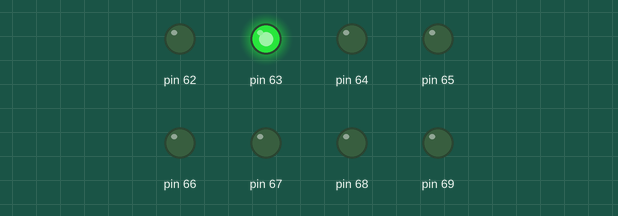
A sketch run on a simulated Arduino Mega 2560, built with avr-gcc and run on an emulated ATmega2560. On the bench: output pins drawn as LEDs (lit = HIGH).

Above: at 0.1 s.
At 0.98 s:
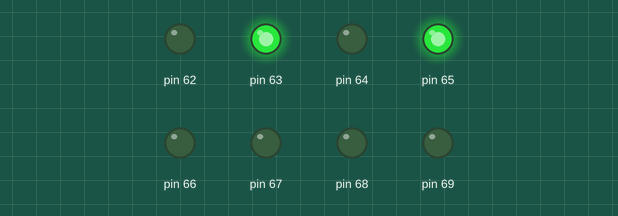
At 2.51 s:
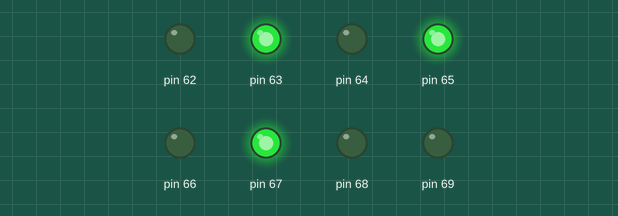
Timing chart, 0 to 3.0 s (numbered marks = the images above):
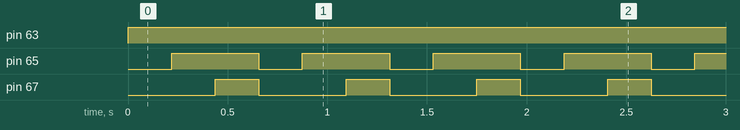

Measured:
- by itself, pin 63: LOW → HIGH at 0.00 s
- by itself, pin 65: alternates HIGH for 0.44 s and LOW for 0.22 s
- by itself, pin 67: alternates HIGH for 0.22 s and LOW for 0.44 s

The sketch:

sketch.ino
```cpp
void setup() {
  // put your setup code here, to run once:
  volatile char *ddr_k=(char*)0x107;
  *ddr_k=0xff;

}

void loop() {
  // put your main code here, to run repeatedly:
  volatile char *port_k=(char*)0x108;

 volatile char i;
 volatile long x;
 *port_k=0;
 for(i=1;i<7;i=i+2)
 {
  *port_k|=(1<<i);
  for(x=0;x<100000;x++);

 }


}
```
